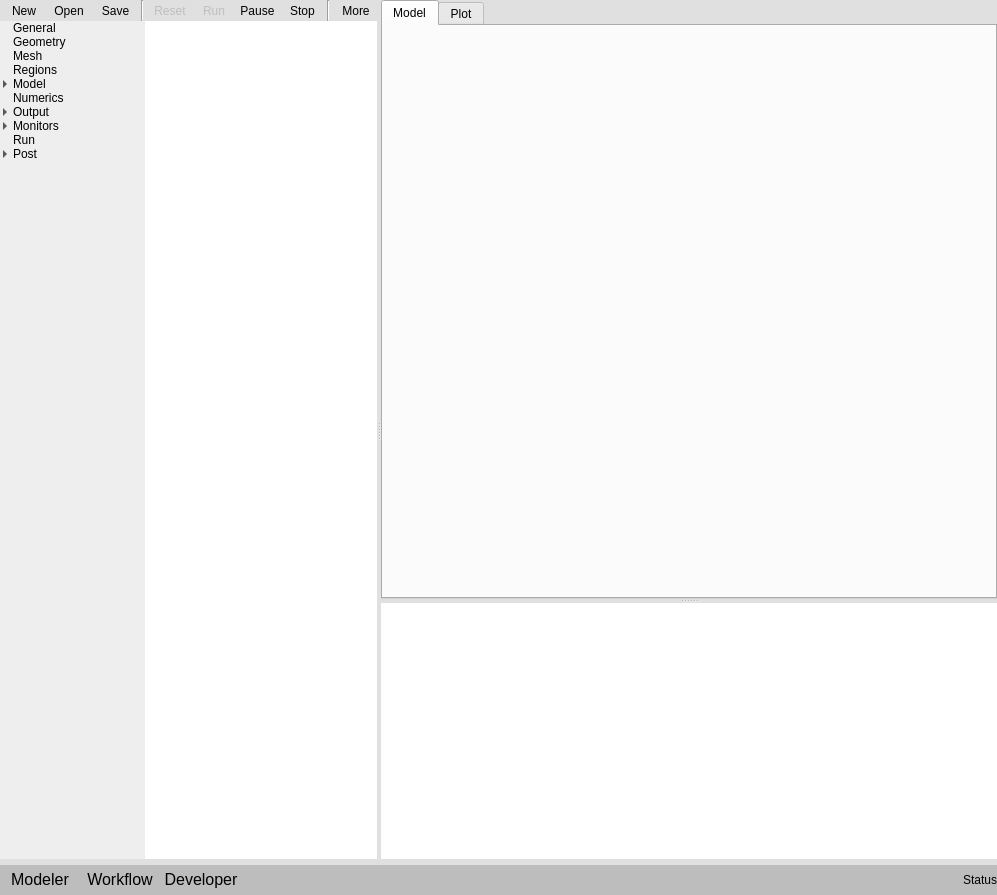
<?xml version="1.0" encoding="UTF-8"?>
<ui version="4.0">
 <class>MainWindow</class>
 <widget class="QMainWindow" name="MainWindow">
  <property name="geometry">
   <rect>
    <x>0</x>
    <y>0</y>
    <width>997</width>
    <height>895</height>
   </rect>
  </property>
  <property name="windowTitle">
   <string>MainWindow</string>
  </property>
  <widget class="QWidget" name="widget_main">
   <property name="styleSheet">
    <string notr="true">QWidget#widget_main{
	background-color: #E0E0E0;
}
QFrame#frame_mode_bar{
	background-color: #BDBDBD;
}
QTreeWidget#treewidget_model_navigation{
	background-color: #EEEEEE;
}
QStackedWidget#stackedwidget_mode{
	background-color: #FAFAFA;
}
QTreeView::item:hover {
    background:#BBDEFB
}
QTreeView::item:selected {
   background: #64B5F6;
   color: white;
}</string>
   </property>
   <layout class="QGridLayout" name="gridLayout_52">
    <property name="margin">
     <number>0</number>
    </property>
    <item row="1" column="0">
     <widget class="QFrame" name="frame_mode_bar">
      <property name="sizePolicy">
       <sizepolicy hsizetype="Expanding" vsizetype="Fixed">
        <horstretch>0</horstretch>
        <verstretch>0</verstretch>
       </sizepolicy>
      </property>
      <property name="minimumSize">
       <size>
        <width>0</width>
        <height>30</height>
       </size>
      </property>
      <property name="styleSheet">
       <string notr="true">QPushButton:hover {
    color:#1974f4;
	font: 75 12pt &quot;MS Shell Dlg 2&quot;;
    background-color: transparent;
}

QPushButton:pressed {
    color: #1974f4;
    background-color: transparent;
	font: 75 11pt &quot;MS Shell Dlg 2&quot;;
}

QPushButton:checked {
    color:#1974f4;
	font: 75 12pt &quot;MS Shell Dlg 2&quot;;
    background-color: transparent;
}

</string>
      </property>
      <property name="frameShape">
       <enum>QFrame::NoFrame</enum>
      </property>
      <property name="frameShadow">
       <enum>QFrame::Plain</enum>
      </property>
      <layout class="QHBoxLayout" name="horizontalLayout_14">
       <property name="spacing">
        <number>0</number>
       </property>
       <property name="margin">
        <number>0</number>
       </property>
       <item>
        <widget class="QPushButton" name="pushButtonModeler">
         <property name="sizePolicy">
          <sizepolicy hsizetype="Minimum" vsizetype="Fixed">
           <horstretch>0</horstretch>
           <verstretch>0</verstretch>
          </sizepolicy>
         </property>
         <property name="font">
          <font>
           <pointsize>12</pointsize>
          </font>
         </property>
         <property name="text">
          <string>Modeler</string>
         </property>
         <property name="checkable">
          <bool>true</bool>
         </property>
         <property name="default">
          <bool>false</bool>
         </property>
         <property name="flat">
          <bool>true</bool>
         </property>
        </widget>
       </item>
       <item>
        <widget class="QPushButton" name="pushButtonWorkflow">
         <property name="font">
          <font>
           <pointsize>12</pointsize>
          </font>
         </property>
         <property name="text">
          <string>Workflow</string>
         </property>
         <property name="checkable">
          <bool>true</bool>
         </property>
         <property name="default">
          <bool>false</bool>
         </property>
         <property name="flat">
          <bool>true</bool>
         </property>
        </widget>
       </item>
       <item>
        <widget class="QPushButton" name="pushButtonDeveloper">
         <property name="font">
          <font>
           <pointsize>12</pointsize>
          </font>
         </property>
         <property name="text">
          <string>Developer</string>
         </property>
         <property name="checkable">
          <bool>true</bool>
         </property>
         <property name="default">
          <bool>false</bool>
         </property>
         <property name="flat">
          <bool>true</bool>
         </property>
        </widget>
       </item>
       <item>
        <spacer name="horizontalSpacer_4">
         <property name="orientation">
          <enum>Qt::Horizontal</enum>
         </property>
         <property name="sizeHint" stdset="0">
          <size>
           <width>535</width>
           <height>20</height>
          </size>
         </property>
        </spacer>
       </item>
       <item>
        <widget class="QLabel" name="label_status">
         <property name="text">
          <string>&lt;html&gt;&lt;head/&gt;&lt;body&gt;&lt;p align=&quot;right&quot;&gt;Status&lt;/p&gt;&lt;/body&gt;&lt;/html&gt;</string>
         </property>
        </widget>
       </item>
      </layout>
     </widget>
    </item>
    <item row="0" column="0">
     <widget class="QFrame" name="frame_content">
      <property name="frameShape">
       <enum>QFrame::NoFrame</enum>
      </property>
      <property name="frameShadow">
       <enum>QFrame::Plain</enum>
      </property>
      <layout class="QGridLayout" name="gridLayout_6">
       <property name="margin">
        <number>0</number>
       </property>
       <item row="0" column="0">
        <widget class="QSplitter" name="splitter_left_right">
         <property name="styleSheet">
          <string notr="true"/>
         </property>
         <property name="orientation">
          <enum>Qt::Horizontal</enum>
         </property>
         <property name="opaqueResize">
          <bool>true</bool>
         </property>
         <widget class="QFrame" name="frame_left">
          <property name="sizePolicy">
           <sizepolicy hsizetype="Preferred" vsizetype="Preferred">
            <horstretch>2</horstretch>
            <verstretch>0</verstretch>
           </sizepolicy>
          </property>
          <property name="minimumSize">
           <size>
            <width>300</width>
            <height>0</height>
           </size>
          </property>
          <property name="maximumSize">
           <size>
            <width>750</width>
            <height>16777215</height>
           </size>
          </property>
          <property name="frameShape">
           <enum>QFrame::NoFrame</enum>
          </property>
          <property name="frameShadow">
           <enum>QFrame::Plain</enum>
          </property>
          <layout class="QVBoxLayout" name="verticalLayout_2">
           <property name="spacing">
            <number>0</number>
           </property>
           <property name="margin">
            <number>0</number>
           </property>
           <item>
            <widget class="QFrame" name="frame_menu_bar">
             <property name="frameShape">
              <enum>QFrame::NoFrame</enum>
             </property>
             <property name="frameShadow">
              <enum>QFrame::Plain</enum>
             </property>
             <layout class="QGridLayout" name="gridLayout_25">
              <property name="leftMargin">
               <number>5</number>
              </property>
              <property name="topMargin">
               <number>0</number>
              </property>
              <property name="rightMargin">
               <number>0</number>
              </property>
              <property name="bottomMargin">
               <number>0</number>
              </property>
              <property name="horizontalSpacing">
               <number>5</number>
              </property>
              <property name="verticalSpacing">
               <number>0</number>
              </property>
              <item row="0" column="0">
               <widget class="QToolButton" name="toolbutton_new">
                <property name="enabled">
                 <bool>true</bool>
                </property>
                <property name="toolTip">
                 <string>New Project</string>
                </property>
                <property name="text">
                 <string>New</string>
                </property>
                <property name="iconSize">
                 <size>
                  <width>24</width>
                  <height>24</height>
                 </size>
                </property>
                <property name="toolButtonStyle">
                 <enum>Qt::ToolButtonIconOnly</enum>
                </property>
                <property name="autoRaise">
                 <bool>true</bool>
                </property>
               </widget>
              </item>
              <item row="0" column="1">
               <widget class="QToolButton" name="toolbutton_open">
                <property name="toolTip">
                 <string>Open Project</string>
                </property>
                <property name="text">
                 <string>Open</string>
                </property>
                <property name="iconSize">
                 <size>
                  <width>24</width>
                  <height>24</height>
                 </size>
                </property>
                <property name="toolButtonStyle">
                 <enum>Qt::ToolButtonIconOnly</enum>
                </property>
                <property name="autoRaise">
                 <bool>true</bool>
                </property>
               </widget>
              </item>
              <item row="0" column="3" rowspan="3">
               <widget class="Line" name="line_3">
                <property name="orientation">
                 <enum>Qt::Vertical</enum>
                </property>
               </widget>
              </item>
              <item row="0" column="6">
               <widget class="QToolButton" name="toolbutton_run_mfix">
                <property name="enabled">
                 <bool>false</bool>
                </property>
                <property name="toolTip">
                 <string>Run MFIX</string>
                </property>
                <property name="text">
                 <string>Run</string>
                </property>
                <property name="iconSize">
                 <size>
                  <width>24</width>
                  <height>24</height>
                 </size>
                </property>
                <property name="toolButtonStyle">
                 <enum>Qt::ToolButtonIconOnly</enum>
                </property>
                <property name="autoRaise">
                 <bool>true</bool>
                </property>
               </widget>
              </item>
              <item row="0" column="2">
               <widget class="QToolButton" name="toolbutton_save">
                <property name="toolTip">
                 <string>Save Project</string>
                </property>
                <property name="text">
                 <string>Save</string>
                </property>
                <property name="iconSize">
                 <size>
                  <width>24</width>
                  <height>24</height>
                 </size>
                </property>
                <property name="toolButtonStyle">
                 <enum>Qt::ToolButtonIconOnly</enum>
                </property>
                <property name="autoRaise">
                 <bool>true</bool>
                </property>
               </widget>
              </item>
              <item row="0" column="11">
               <widget class="QToolButton" name="toolbutton_more">
                <property name="toolTip">
                 <string>More</string>
                </property>
                <property name="text">
                 <string>More</string>
                </property>
                <property name="iconSize">
                 <size>
                  <width>16</width>
                  <height>24</height>
                 </size>
                </property>
                <property name="popupMode">
                 <enum>QToolButton::InstantPopup</enum>
                </property>
                <property name="toolButtonStyle">
                 <enum>Qt::ToolButtonIconOnly</enum>
                </property>
                <property name="autoRaise">
                 <bool>true</bool>
                </property>
               </widget>
              </item>
              <item row="0" column="13">
               <spacer name="horizontalSpacer">
                <property name="orientation">
                 <enum>Qt::Horizontal</enum>
                </property>
                <property name="sizeHint" stdset="0">
                 <size>
                  <width>122</width>
                  <height>20</height>
                 </size>
                </property>
               </spacer>
              </item>
              <item row="0" column="10">
               <widget class="Line" name="line">
                <property name="orientation">
                 <enum>Qt::Vertical</enum>
                </property>
               </widget>
              </item>
              <item row="0" column="8">
               <widget class="QToolButton" name="toolbutton_stop_mfix">
                <property name="toolTip">
                 <string>Stop MFIX</string>
                </property>
                <property name="text">
                 <string>Stop</string>
                </property>
                <property name="iconSize">
                 <size>
                  <width>24</width>
                  <height>24</height>
                 </size>
                </property>
                <property name="autoRaise">
                 <bool>true</bool>
                </property>
               </widget>
              </item>
              <item row="0" column="5">
               <widget class="QToolButton" name="toolbutton_reset_mfix">
                <property name="enabled">
                 <bool>false</bool>
                </property>
                <property name="toolTip">
                 <string>Reset job (delete all output files)</string>
                </property>
                <property name="text">
                 <string>Reset</string>
                </property>
                <property name="iconSize">
                 <size>
                  <width>24</width>
                  <height>24</height>
                 </size>
                </property>
                <property name="toolButtonStyle">
                 <enum>Qt::ToolButtonIconOnly</enum>
                </property>
                <property name="autoRaise">
                 <bool>true</bool>
                </property>
               </widget>
              </item>
              <item row="0" column="7">
               <widget class="QToolButton" name="toolbutton_pause_mfix">
                <property name="text">
                 <string>Pause</string>
                </property>
                <property name="autoRaise">
                 <bool>true</bool>
                </property>
               </widget>
              </item>
             </layout>
            </widget>
           </item>
           <item>
            <widget class="QStackedWidget" name="stackedwidget_mode">
             <property name="frameShape">
              <enum>QFrame::NoFrame</enum>
             </property>
             <property name="frameShadow">
              <enum>QFrame::Plain</enum>
             </property>
             <property name="currentIndex">
              <number>0</number>
             </property>
             <widget class="QWidget" name="modeler">
              <property name="styleSheet">
               <string notr="true">QStackedWidget{background-color:white;}</string>
              </property>
              <layout class="QHBoxLayout" name="horizontalLayout_2">
               <property name="spacing">
                <number>0</number>
               </property>
               <property name="margin">
                <number>0</number>
               </property>
               <item>
                <widget class="QTreeWidget" name="treewidget_model_navigation">
                 <property name="sizePolicy">
                  <sizepolicy hsizetype="Expanding" vsizetype="Preferred">
                   <horstretch>0</horstretch>
                   <verstretch>0</verstretch>
                  </sizepolicy>
                 </property>
                 <property name="minimumSize">
                  <size>
                   <width>68</width>
                   <height>0</height>
                  </size>
                 </property>
                 <property name="maximumSize">
                  <size>
                   <width>145</width>
                   <height>16777215</height>
                  </size>
                 </property>
                 <property name="font">
                  <font>
                   <pointsize>9</pointsize>
                  </font>
                 </property>
                 <property name="styleSheet">
                  <string notr="true"/>
                 </property>
                 <property name="frameShape">
                  <enum>QFrame::NoFrame</enum>
                 </property>
                 <property name="frameShadow">
                  <enum>QFrame::Plain</enum>
                 </property>
                 <property name="lineWidth">
                  <number>0</number>
                 </property>
                 <property name="midLineWidth">
                  <number>0</number>
                 </property>
                 <property name="horizontalScrollBarPolicy">
                  <enum>Qt::ScrollBarAlwaysOff</enum>
                 </property>
                 <property name="showDropIndicator" stdset="0">
                  <bool>false</bool>
                 </property>
                 <property name="alternatingRowColors">
                  <bool>false</bool>
                 </property>
                 <property name="indentation">
                  <number>10</number>
                 </property>
                 <property name="animated">
                  <bool>true</bool>
                 </property>
                 <property name="headerHidden">
                  <bool>true</bool>
                 </property>
                 <attribute name="headerVisible">
                  <bool>false</bool>
                 </attribute>
                 <column>
                  <property name="text">
                   <string>1</string>
                  </property>
                 </column>
                 <item>
                  <property name="text">
                   <string>General</string>
                  </property>
                 </item>
                 <item>
                  <property name="text">
                   <string>Geometry</string>
                  </property>
                 </item>
                 <item>
                  <property name="text">
                   <string>Mesh</string>
                  </property>
                 </item>
                 <item>
                  <property name="text">
                   <string>Regions</string>
                  </property>
                 </item>
                 <item>
                  <property name="text">
                   <string>Model</string>
                  </property>
                  <item>
                   <property name="text">
                    <string>Fluid</string>
                   </property>
                  </item>
                  <item>
                   <property name="text">
                    <string>Solids</string>
                   </property>
                  </item>
                  <item>
                   <property name="text">
                    <string>Initial Conditions</string>
                   </property>
                  </item>
                  <item>
                   <property name="text">
                    <string>Boundary Conditions</string>
                   </property>
                  </item>
                  <item>
                   <property name="text">
                    <string>Point Sources</string>
                   </property>
                  </item>
                  <item>
                   <property name="text">
                    <string>Internal Surfaces</string>
                   </property>
                  </item>
                  <item>
                   <property name="text">
                    <string>Chemistry</string>
                   </property>
                  </item>
                 </item>
                 <item>
                  <property name="text">
                   <string>Numerics</string>
                  </property>
                 </item>
                 <item>
                  <property name="text">
                   <string>Output</string>
                  </property>
                  <item>
                   <property name="text">
                    <string>VTK</string>
                   </property>
                  </item>
                 </item>
                 <item>
                  <property name="text">
                   <string>Monitors</string>
                  </property>
                  <item>
                   <property name="text">
                    <string>Points</string>
                   </property>
                  </item>
                  <item>
                   <property name="text">
                    <string>Planes</string>
                   </property>
                  </item>
                  <item>
                   <property name="text">
                    <string>Volumes</string>
                   </property>
                  </item>
                 </item>
                 <item>
                  <property name="text">
                   <string>Run</string>
                  </property>
                 </item>
                 <item>
                  <property name="text">
                   <string>Post</string>
                  </property>
                  <item>
                   <property name="text">
                    <string>Export</string>
                   </property>
                  </item>
                  <item>
                   <property name="text">
                    <string>Plugins</string>
                   </property>
                  </item>
                 </item>
                </widget>
               </item>
               <item>
                <widget class="QStackedWidget" name="stackedWidgetTaskPane">
                 <property name="sizePolicy">
                  <sizepolicy hsizetype="Preferred" vsizetype="Preferred">
                   <horstretch>3</horstretch>
                   <verstretch>0</verstretch>
                  </sizepolicy>
                 </property>
                 <property name="autoFillBackground">
                  <bool>false</bool>
                 </property>
                 <property name="currentIndex">
                  <number>0</number>
                 </property>
                 <widget class="QWidget" name="initial_conditions"/>
                 <widget class="QWidget" name="boundary_conditions"/>
                 <widget class="QWidget" name="point_sources"/>
                 <widget class="QWidget" name="internal_surfaces"/>
                 <widget class="QWidget" name="chemistry"/>
                 <widget class="QWidget" name="points"/>
                 <widget class="QWidget" name="planes"/>
                 <widget class="QWidget" name="volumes"/>
                 <widget class="QWidget" name="export_2"/>
                 <widget class="QWidget" name="plugins"/>
                </widget>
               </item>
              </layout>
             </widget>
             <widget class="QWidget" name="workflow">
              <layout class="QVBoxLayout" name="verticallayout_workflow_mode">
               <property name="spacing">
                <number>0</number>
               </property>
               <property name="margin">
                <number>0</number>
               </property>
              </layout>
             </widget>
             <widget class="QWidget" name="developer">
              <layout class="QGridLayout" name="gridLayout_22">
               <item row="0" column="0">
                <widget class="QTextBrowser" name="mfix_dat_source">
                 <property name="font">
                  <font>
                   <family>Monospace</family>
                  </font>
                 </property>
                 <property name="lineWrapMode">
                  <enum>QTextEdit::NoWrap</enum>
                 </property>
                </widget>
               </item>
              </layout>
             </widget>
            </widget>
           </item>
          </layout>
         </widget>
         <widget class="QFrame" name="frame_right">
          <property name="sizePolicy">
           <sizepolicy hsizetype="Preferred" vsizetype="Preferred">
            <horstretch>5</horstretch>
            <verstretch>0</verstretch>
           </sizepolicy>
          </property>
          <property name="minimumSize">
           <size>
            <width>550</width>
            <height>0</height>
           </size>
          </property>
          <property name="frameShape">
           <enum>QFrame::NoFrame</enum>
          </property>
          <property name="frameShadow">
           <enum>QFrame::Sunken</enum>
          </property>
          <property name="lineWidth">
           <number>0</number>
          </property>
          <layout class="QVBoxLayout" name="verticalLayout_6">
           <property name="spacing">
            <number>0</number>
           </property>
           <property name="margin">
            <number>0</number>
           </property>
           <item>
            <widget class="QSplitter" name="splitter_2">
             <property name="orientation">
              <enum>Qt::Vertical</enum>
             </property>
             <widget class="QTabWidget" name="tabWidgetGraphics">
              <property name="sizePolicy">
               <sizepolicy hsizetype="Preferred" vsizetype="Preferred">
                <horstretch>0</horstretch>
                <verstretch>0</verstretch>
               </sizepolicy>
              </property>
              <property name="tabPosition">
               <enum>QTabWidget::North</enum>
              </property>
              <property name="tabShape">
               <enum>QTabWidget::Rounded</enum>
              </property>
              <property name="currentIndex">
               <number>0</number>
              </property>
              <property name="tabsClosable">
               <bool>false</bool>
              </property>
              <widget class="QWidget" name="widgetModelGraphics">
               <attribute name="title">
                <string>Model</string>
               </attribute>
               <layout class="QHBoxLayout" name="horizontalLayoutModelGraphics">
                <property name="spacing">
                 <number>0</number>
                </property>
                <property name="margin">
                 <number>0</number>
                </property>
               </layout>
              </widget>
              <widget class="QWidget" name="plot">
               <attribute name="title">
                <string>Plot</string>
               </attribute>
               <layout class="QGridLayout" name="gridLayout_47">
                <item row="0" column="0">
                 <widget class="QLabel" name="label_121">
                  <property name="text">
                   <string>residuals:</string>
                  </property>
                 </widget>
                </item>
                <item row="0" column="1">
                 <widget class="QTextBrowser" name="residuals">
                  <property name="minimumSize">
                   <size>
                    <width>0</width>
                    <height>400</height>
                   </size>
                  </property>
                  <property name="html">
                   <string>&lt;!DOCTYPE HTML PUBLIC &quot;-//W3C//DTD HTML 4.0//EN&quot; &quot;http://www.w3.org/TR/REC-html40/strict.dtd&quot;&gt;
&lt;html&gt;&lt;head&gt;&lt;meta name=&quot;qrichtext&quot; content=&quot;1&quot; /&gt;&lt;style type=&quot;text/css&quot;&gt;
p, li { white-space: pre-wrap; }
&lt;/style&gt;&lt;/head&gt;&lt;body style=&quot; font-family:'Sans Serif'; font-size:9pt; font-weight:400; font-style:normal;&quot;&gt;
&lt;p style=&quot; margin-top:0px; margin-bottom:0px; margin-left:0px; margin-right:0px; -qt-block-indent:0; text-indent:0px;&quot;&gt;&lt;span style=&quot; font-family:'.SF NS Text'; font-size:13pt;&quot;&gt;residuals&lt;/span&gt;&lt;/p&gt;&lt;/body&gt;&lt;/html&gt;</string>
                  </property>
                 </widget>
                </item>
               </layout>
              </widget>
             </widget>
             <widget class="QFrame" name="frame_17">
              <property name="frameShape">
               <enum>QFrame::NoFrame</enum>
              </property>
              <property name="frameShadow">
               <enum>QFrame::Plain</enum>
              </property>
              <layout class="QHBoxLayout" name="horizontalLayout_6">
               <property name="spacing">
                <number>0</number>
               </property>
               <property name="margin">
                <number>0</number>
               </property>
               <item>
                <widget class="QPlainTextEdit" name="command_output">
                 <property name="sizePolicy">
                  <sizepolicy hsizetype="Expanding" vsizetype="Expanding">
                   <horstretch>0</horstretch>
                   <verstretch>0</verstretch>
                  </sizepolicy>
                 </property>
                 <property name="acceptDrops">
                  <bool>false</bool>
                 </property>
                 <property name="frameShape">
                  <enum>QFrame::NoFrame</enum>
                 </property>
                 <property name="undoRedoEnabled">
                  <bool>false</bool>
                 </property>
                 <property name="readOnly">
                  <bool>true</bool>
                 </property>
                 <property name="plainText">
                  <string/>
                 </property>
                 <property name="centerOnScroll">
                  <bool>false</bool>
                 </property>
                </widget>
               </item>
              </layout>
             </widget>
            </widget>
           </item>
          </layout>
         </widget>
        </widget>
       </item>
      </layout>
     </widget>
    </item>
   </layout>
  </widget>
 </widget>
 <resources/>
 <connections/>
</ui>
